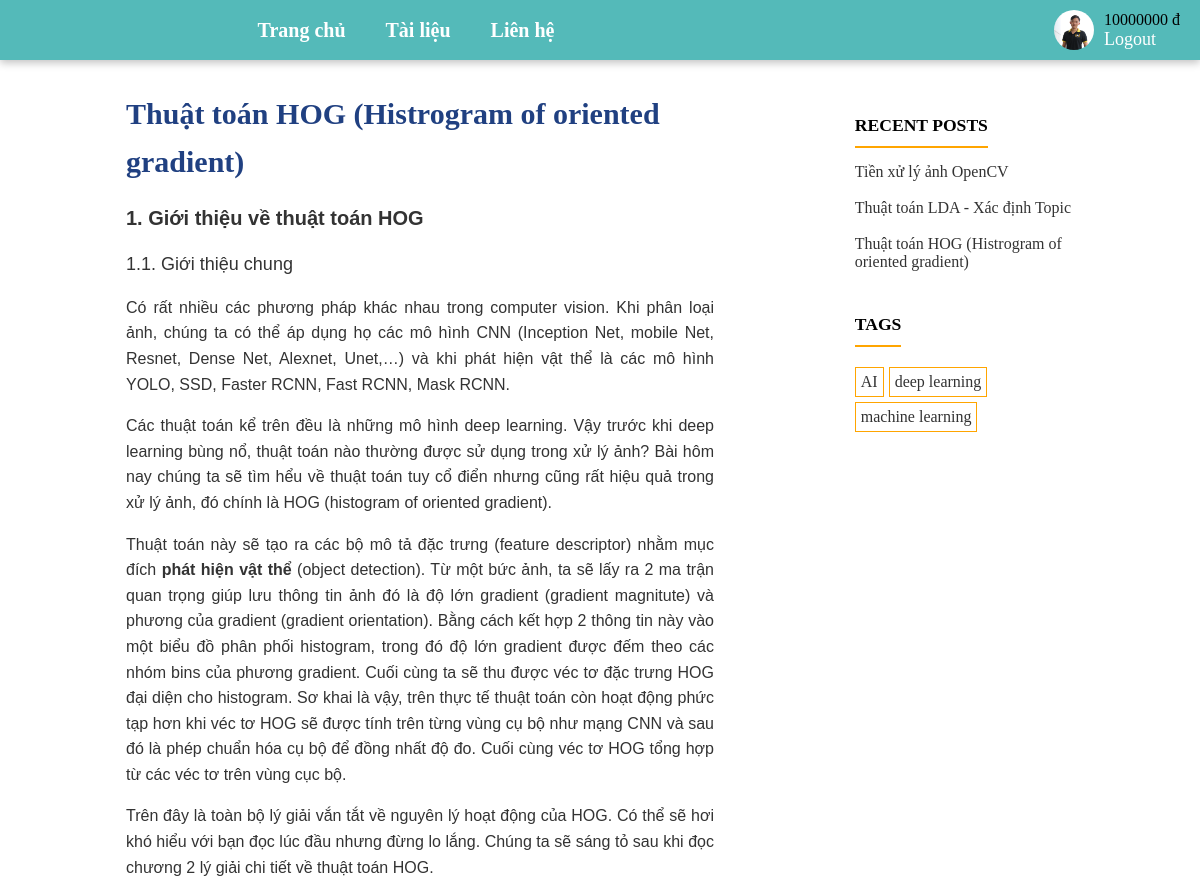
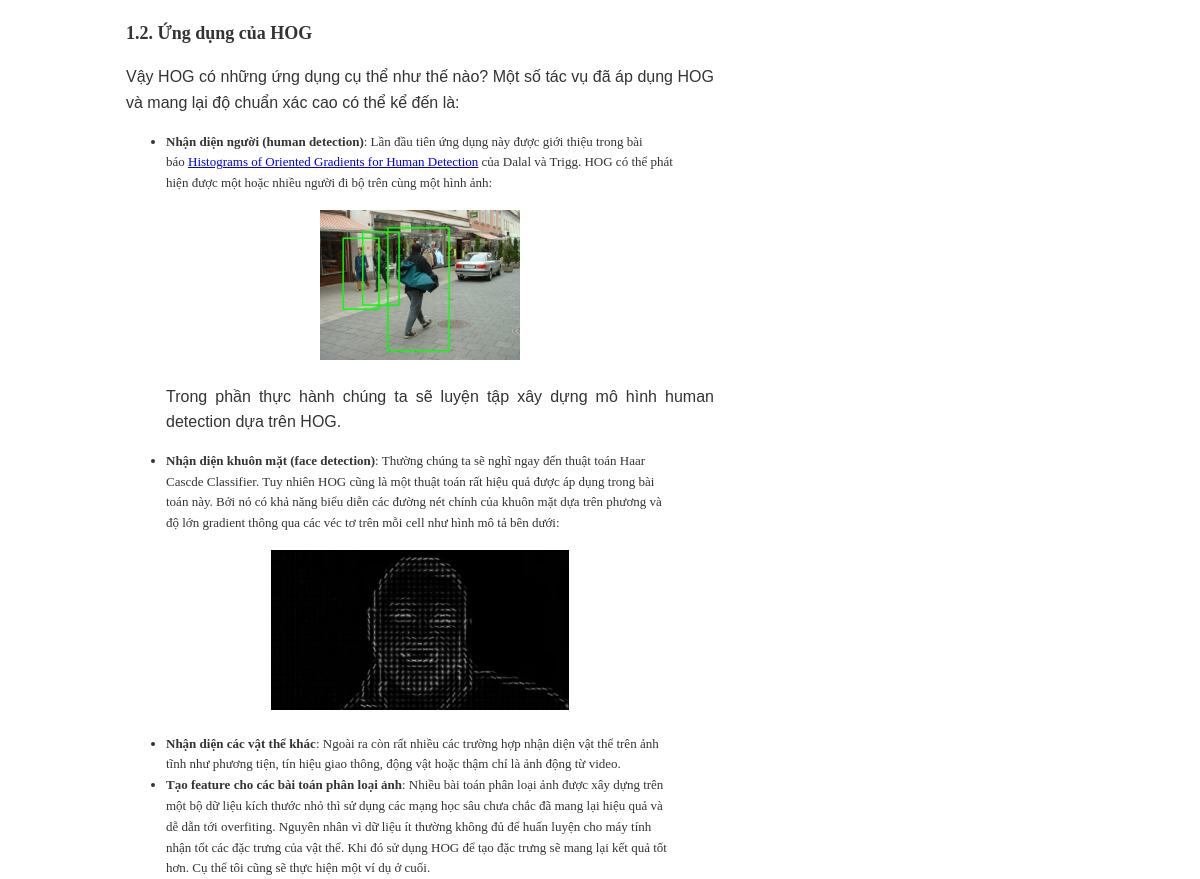
Page /post/detail/thuat-toan-hog-histrogram-of-oriented-gradient-24-06-2022/ (signed in) on the committed database (2 pictures, top to bottom).
### User/models.py (models this page shows, shortened)
class CustomUser(AbstractUser):
    username_validator = UnicodeUsernameValidator()
    username = models.CharField(
        _('username'),
        max_length=150,
        unique=True,
        help_text=_(
            'Required. 150 characters or fewer. Letters, digits and @/./+/-/_ only.'),
        validators=[username_validator],
        error_messages={
            'unique': _("A user with that username already exists."),
        },
    )
    fullName = models.CharField(_('full name'), max_length=255, blank=False)
    email = models.EmailField(_('email address'), unique=True)
    avatar = models.ImageField(blank=True,
                               upload_to='avatars')
    balance = models.IntegerField(default=0)

### Blog/models.py (models this page shows, shortened)
class Post(models.Model):
    auth = models.ForeignKey(User, on_delete=models.CASCADE)
    title = models.TextField(blank=True)
    date = models.DateField(default=datetime.datetime.now)
    slug = models.SlugField(default='slug', blank=True)
    tag = models.ManyToManyField(Tag)
    is_delete = models.BooleanField(default=False)
    content = RichTextUploadingField()

class Tag(models.Model):
    name = models.CharField(max_length=100, unique=True)

### Blog/views.py (the view)
# urls.py: path('post/detail/<str:slug>/', views.post_detail, name='post_detail'),
def post_detail(request, slug):
    post = Post.objects.get(slug=slug)
    return render(request, 'post.html', {'post': post})

### Blog/views.py (called while the page is built)
def get_base_data(request):
    return {
        'posts': Post.objects.all().order_by('-date')[:5],
        'tags': Tag.objects.all(),
        'intro': Introduce.objects.all()[0]
    }

### templates/post.html (shortened to what this page needs)
{% extends 'base.html' %} {% block content %}
<div class="post_detail">
    <div class="title">{{post.title}}</div>
    <div class="content">{{ post.content | safe }}</div>
</div>
{% endblock content %}

### templates/base.html (shortened to what this page needs)
{% load static %}
<!DOCTYPE html>
<html lang="en">
    <head>
        <link
            rel="stylesheet"
            href="//cdnjs.cloudflare.com/ajax/libs/highlight.js/11.5.1/styles/default.min.css"
        />
        <link
            rel="stylesheet"
            type="text/css"
            href="https://cdn.jsdelivr.net/npm/toastify-js/src/toastify.min.css"
        />
        <link
            href="https://cdn.jsdelivr.net/npm/@uvarov.frontend/vanilla-calendar@1.3.5/vanilla-calendar.min.css"
            rel="stylesheet"
        />
        <link rel="stylesheet" href="{% static 'css/reset.css' %}" />
        <link rel="stylesheet" href="{% static 'css/base.css' %}" />
        <link rel="stylesheet" href="{% static 'css/home.css' %}" />
        <link rel="stylesheet" href="{% static 'css/post.css' %}" />
        <link rel="stylesheet" href="{% static 'css/login.css' %}" />
        <link rel="stylesheet" href="{% static 'css/register.css' %}" />
        <link rel="stylesheet" href="{% static 'css/document.css' %}" />
    </head>
    <body>
        <div class="header">
            <div class="menu" id="menu">
                <a href="/" id="home">Trang chủ</a>
                <a href="/document" id="document">Tài liệu</a>
                <a href="/about" id="about">Liên hệ</a>
            </div>
            <div class="account">
                {% if user.is_authenticated %}
                <img src="/media/{{ user.avatar }}" alt="" />
                <div>
                    <div>{{ user.balance }} đ</div>
                    <a href="{% url 'user:logout' %}">Logout</a>
                </div>
                {% else %}
                <a href="{% url 'user:login' %}">Login</a>
                <a href="{% url 'user:register' %}">Register</a>
                {% endif %}
            </div>
        </div>
        <div class="body">
            <div class="content">{% block content %} {% endblock %}</div>
            <div class="relative">
                <div class="recent_post">
                    <div class="recent_post_title">RECENT POSTS</div>
                    {% for p in posts %}
                    <a href="{% url 'blog:post_detail'  p.id %}"
                        ><p>{{ p.title }}</p></a
                    >
                    {% endfor %}
                </div>
                <div class="tag">
                    <div class="tag_title">TAGS</div>
                    <div class="tag_content">
                        {% for tag in tags %}
                        <div class="tag_item">
                            <a href="{% url 'blog:search_tag' tag.name %}"
                                >{{tag.name}}</a
                            >
                        </div>
                        {% endfor %}
                    </div>
                </div>
            </div>
        </div>
    </body>
</html>

### static/css/base.css (style rules this page uses)
body { position: relative; }
.header { display: flex; align-items: center; justify-content: space-around; min-height: 60px; width: 100%; background-color: #54bab9; position: relative; box-shadow: rgba(0, 0, 0, 0.24) 0px 3px 8px; position: fixed; top: 0; z-index: 10; }
.header .menu { display: flex; align-items: center; justify-content: center; flex: 0.7; font-weight: 800; }
.header .account { display: flex; align-items: center; justify-content: flex-end; flex: 0.3; padding: 0 20px; }
.header .menu a { font-size: 20px; color: #fff; text-decoration: none; padding: 10px 20px; }
.header .account a { font-size: 18px; color: #fff; text-decoration: none; margin-right: 7px; }
.header .account img { width: 40px; height: 40px; border-radius: 50%; object-fit: cover; margin-right: 10px; }
.body { display: flex; margin-top: 90px; position: relative; }
.body .content { flex: 0.7; }
.body .relative { flex: 0.3; position: fixed; right: 20px; }
.body .recent_post, .tag { width: 80%; margin: 15px 0; }
.body .recent_post_title { padding: 10px 0; border-bottom: 2px solid orange; display: inline-block; font-size: 1.1em; font-weight: 900; margin-bottom: 15px; }
.body .tag_title { padding: 10px 0; border-bottom: 2px solid orange; display: inline-block; font-size: 1.1em; font-weight: 900; margin-bottom: 15px; }
.body .tag .tag_content { display: flex; flex-wrap: wrap; }
.body .tag .tag_content .tag_item { padding: 5px; border: 1px solid orange; margin: 5px 5px 0 0; }
.body .tag_item a { text-decoration: none; color: #333; }
.recent_post a { text-decoration: none; color: #333; padding: 0.5em; }

### static/css/post.css (style rules this page uses)
.post_detail { width: 70%; margin: 0 auto; line-height: 1.6; color: #333; font-size: 13px; }
.post_detail .title { font-size: 30px; font-weight: 600; text-align: left; color: #204081; font-weight: 600; }
.post_detail ul { list-style: disc; }
.post_detail ul li { display: list-item; text-align: -webkit-match-parent; }
.post_detail p { margin-block-start: 1em; margin-block-end: 1em; margin-inline-start: 0px; margin-inline-end: 0px; text-align: justify; font-size: 16px; font-family: sans-serif, Arial, Verdana, "Trebuchet MS", "Apple Color Emoji", "Segoe UI Emoji", "Segoe UI Symbol"; }

### rows in the picture
CustomUser: avatar (picture), balance "10000000"
Post: title "Thuật toán HOG (Histrogram of oriented gradient)", content "1. Giới thiệu về thuật toán HOG 1.1. Giới thiệu chung Có rất nhiều các phương pháp khác nhau trong computer vision. Khi phân loại ảnh, chúng ta có thể áp dụng họ các mô hình CNN (Inception Net, mobile Net, Resnet, Dense Net, Alexnet, Unet,…) và khi phát hiện vật thể là các mô hình YOLO, SSD, Faster RCNN, Fast RCNN, Mask RCNN. Các thuật toán kể trên đều là những mô hình deep learning. Vậy trước khi deep learning bùng nổ, thuật toán nào thường được sử dụng trong xử lý ảnh? Bài hôm nay chúng ta sẽ tìm hểu về thuật toán tuy cổ điển nhưng cũng rất hiệu quả trong xử lý ảnh, đó chính là HOG (histogram of oriented gradient). Thuật toán này sẽ tạo ra các bộ mô tả đặc trưng (feature descriptor) nhằm…", content (picture)
Post: title "Tiền xử lý ảnh OpenCV"
Post: title "Thuật toán LDA - Xác định Topic"
Tag: name "AI"
Tag: name "deep learning"
Tag: name "machine learning"
